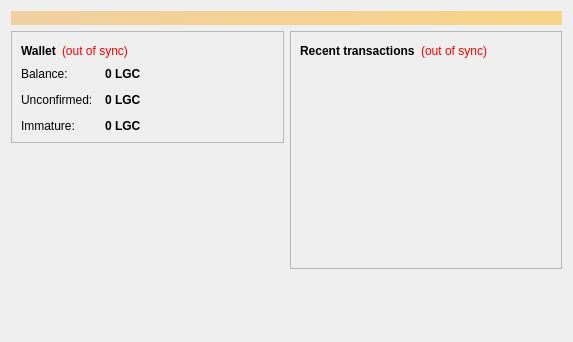
<?xml version="1.0" encoding="UTF-8"?>
<ui version="4.0">
 <class>OverviewPage</class>
 <widget class="QWidget" name="OverviewPage">
  <property name="geometry">
   <rect>
    <x>0</x>
    <y>0</y>
    <width>573</width>
    <height>342</height>
   </rect>
  </property>
  <property name="windowTitle">
   <string>Form</string>
  </property>
  <layout class="QVBoxLayout" name="topLayout">
   <item>
    <widget class="QLabel" name="labelAlerts">
     <property name="visible">
      <bool>false</bool>
     </property>
     <property name="styleSheet">
      <string notr="true">background-color: qlineargradient(x1: 0, y1: 0, x2: 1, y2: 0, stop:0 #F0D0A0, stop:1 #F8D488); color:#000000;</string>
     </property>
     <property name="wordWrap">
      <bool>true</bool>
     </property>
     <property name="margin">
      <number>3</number>
     </property>
    </widget>
   </item>
   <item>
    <layout class="QHBoxLayout" name="horizontalLayout" stretch="1,1">
     <item>
      <layout class="QVBoxLayout" name="verticalLayout_2">
       <item>
        <widget class="QFrame" name="frame">
         <property name="frameShape">
          <enum>QFrame::StyledPanel</enum>
         </property>
         <property name="frameShadow">
          <enum>QFrame::Raised</enum>
         </property>
         <layout class="QVBoxLayout" name="verticalLayout_4">
          <item>
           <layout class="QHBoxLayout" name="horizontalLayout_4">
            <item>
             <widget class="QLabel" name="label_5">
              <property name="font">
               <font>
                <weight>75</weight>
                <bold>true</bold>
               </font>
              </property>
              <property name="text">
               <string>Wallet</string>
              </property>
             </widget>
            </item>
            <item>
             <widget class="QLabel" name="labelWalletStatus">
              <property name="toolTip">
               <string>The displayed information may be out of date. Your wallet automatically synchronizes with the LogiCoin network after a connection is established, but this process has not completed yet.</string>
              </property>
              <property name="styleSheet">
               <string notr="true">QLabel { color: red; }</string>
              </property>
              <property name="text">
               <string notr="true">(out of sync)</string>
              </property>
              <property name="alignment">
               <set>Qt::AlignLeading|Qt::AlignLeft|Qt::AlignVCenter</set>
              </property>
             </widget>
            </item>
            <item>
             <spacer name="horizontalSpacer_2">
              <property name="orientation">
               <enum>Qt::Horizontal</enum>
              </property>
              <property name="sizeHint" stdset="0">
               <size>
                <width>40</width>
                <height>20</height>
               </size>
              </property>
             </spacer>
            </item>
           </layout>
          </item>
          <item>
           <layout class="QFormLayout" name="formLayout_2">
            <property name="fieldGrowthPolicy">
             <enum>QFormLayout::AllNonFixedFieldsGrow</enum>
            </property>
            <property name="horizontalSpacing">
             <number>12</number>
            </property>
            <property name="verticalSpacing">
             <number>12</number>
            </property>
            <item row="0" column="0">
             <widget class="QLabel" name="label">
              <property name="text">
               <string>Balance:</string>
              </property>
             </widget>
            </item>
            <item row="0" column="1">
             <widget class="QLabel" name="labelBalance">
              <property name="font">
               <font>
                <weight>75</weight>
                <bold>true</bold>
               </font>
              </property>
              <property name="cursor">
               <cursorShape>IBeamCursor</cursorShape>
              </property>
              <property name="toolTip">
               <string>Your current balance</string>
              </property>
              <property name="text">
               <string notr="true">0 LGC</string>
              </property>
              <property name="textInteractionFlags">
               <set>Qt::LinksAccessibleByMouse|Qt::TextSelectableByKeyboard|Qt::TextSelectableByMouse</set>
              </property>
             </widget>
            </item>
            <item row="1" column="0">
             <widget class="QLabel" name="label_3">
              <property name="text">
               <string>Unconfirmed:</string>
              </property>
             </widget>
            </item>
            <item row="1" column="1">
             <widget class="QLabel" name="labelUnconfirmed">
              <property name="font">
               <font>
                <weight>75</weight>
                <bold>true</bold>
               </font>
              </property>
              <property name="cursor">
               <cursorShape>IBeamCursor</cursorShape>
              </property>
              <property name="toolTip">
               <string>Total of transactions that have yet to be confirmed, and do not yet count toward the current balance</string>
              </property>
              <property name="text">
               <string notr="true">0 LGC</string>
              </property>
              <property name="textInteractionFlags">
               <set>Qt::LinksAccessibleByMouse|Qt::TextSelectableByKeyboard|Qt::TextSelectableByMouse</set>
              </property>
             </widget>
            </item>
            <item row="2" column="0">
             <widget class="QLabel" name="labelImmatureText">
              <property name="text">
               <string>Immature:</string>
              </property>
             </widget>
            </item>
            <item row="2" column="1">
             <widget class="QLabel" name="labelImmature">
              <property name="font">
               <font>
                <weight>75</weight>
                <bold>true</bold>
               </font>
              </property>
              <property name="toolTip">
               <string>Mined balance that has not yet matured</string>
              </property>
              <property name="text">
               <string notr="true">0 LGC</string>
              </property>
              <property name="textInteractionFlags">
               <set>Qt::LinksAccessibleByMouse|Qt::TextSelectableByKeyboard|Qt::TextSelectableByMouse</set>
              </property>
             </widget>
            </item>
           </layout>
          </item>
         </layout>
        </widget>
       </item>
       <item>
        <spacer name="verticalSpacer">
         <property name="orientation">
          <enum>Qt::Vertical</enum>
         </property>
         <property name="sizeHint" stdset="0">
          <size>
           <width>20</width>
           <height>40</height>
          </size>
         </property>
        </spacer>
       </item>
      </layout>
     </item>
     <item>
      <layout class="QVBoxLayout" name="verticalLayout_3">
       <item>
        <widget class="QFrame" name="frame_2">
         <property name="frameShape">
          <enum>QFrame::StyledPanel</enum>
         </property>
         <property name="frameShadow">
          <enum>QFrame::Raised</enum>
         </property>
         <layout class="QVBoxLayout" name="verticalLayout">
          <item>
           <layout class="QHBoxLayout" name="horizontalLayout_2">
            <item>
             <widget class="QLabel" name="label_4">
              <property name="text">
               <string>&lt;b&gt;Recent transactions&lt;/b&gt;</string>
              </property>
             </widget>
            </item>
            <item>
             <widget class="QLabel" name="labelTransactionsStatus">
              <property name="toolTip">
               <string>The displayed information may be out of date. Your wallet automatically synchronizes with the LogiCoin network after a connection is established, but this process has not completed yet.</string>
              </property>
              <property name="styleSheet">
               <string notr="true">QLabel { color: red; }</string>
              </property>
              <property name="text">
               <string notr="true">(out of sync)</string>
              </property>
              <property name="alignment">
               <set>Qt::AlignRight|Qt::AlignTrailing|Qt::AlignVCenter</set>
              </property>
             </widget>
            </item>
            <item>
             <spacer name="horizontalSpacer">
              <property name="orientation">
               <enum>Qt::Horizontal</enum>
              </property>
              <property name="sizeHint" stdset="0">
               <size>
                <width>40</width>
                <height>20</height>
               </size>
              </property>
             </spacer>
            </item>
           </layout>
          </item>
          <item>
           <widget class="QListView" name="listTransactions">
            <property name="styleSheet">
             <string notr="true">QListView { background: transparent; }</string>
            </property>
            <property name="frameShape">
             <enum>QFrame::NoFrame</enum>
            </property>
            <property name="verticalScrollBarPolicy">
             <enum>Qt::ScrollBarAlwaysOff</enum>
            </property>
            <property name="horizontalScrollBarPolicy">
             <enum>Qt::ScrollBarAlwaysOff</enum>
            </property>
            <property name="selectionMode">
             <enum>QAbstractItemView::NoSelection</enum>
            </property>
           </widget>
          </item>
         </layout>
        </widget>
       </item>
       <item>
        <spacer name="verticalSpacer_2">
         <property name="orientation">
          <enum>Qt::Vertical</enum>
         </property>
         <property name="sizeHint" stdset="0">
          <size>
           <width>20</width>
           <height>40</height>
          </size>
         </property>
        </spacer>
       </item>
      </layout>
     </item>
    </layout>
   </item>
  </layout>
 </widget>
 <resources/>
 <connections/>
</ui>
